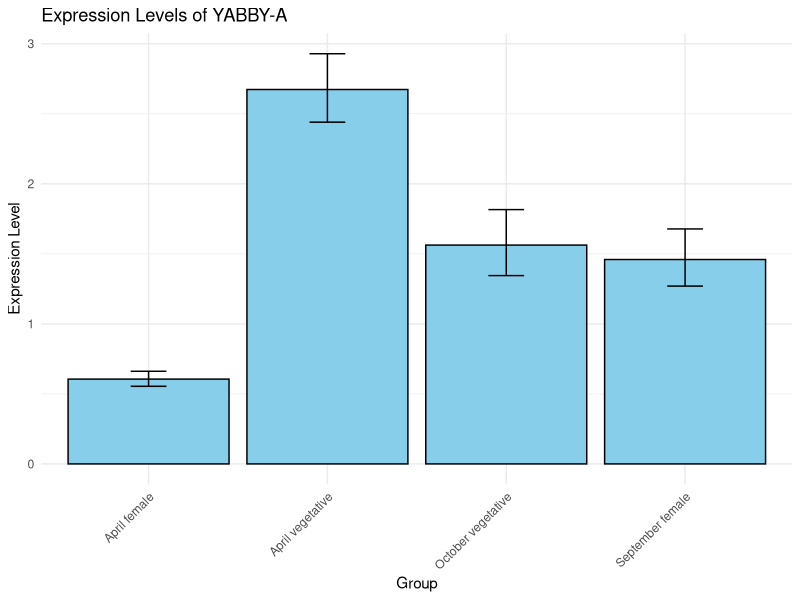
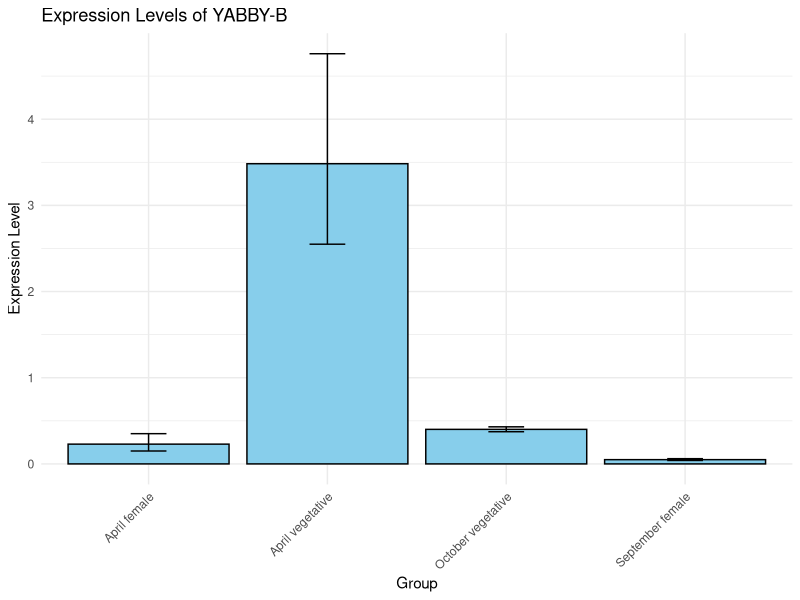
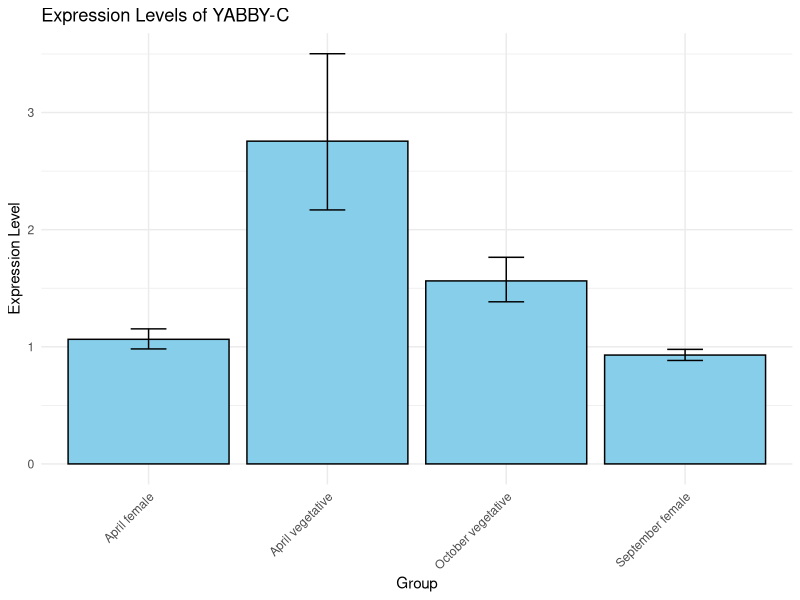

The R source for these figures, in order:
## ---- chunk 1
knitr::opts_chunk$set(echo = TRUE)
## ---- chunk 2
# Load the required library
library(ggplot2)

# Create the dataset
data <- data.frame(
  group = c("April vegetative", "April female", "October vegetative", "September female"),
  expression = c(2.67324, 0.6055, 1.56246, 1.45938),
  err_min = c(2.44008, 0.55416, 1.34457, 1.26953),
  err_max = c(2.92867, 0.66159, 1.81567, 1.67763)
)

# Create the barplot with error bars
YabA <- ggplot(data, aes(x = group, y = expression)) +
  geom_bar(stat = "identity", fill = "skyblue", color = "black") +
  geom_errorbar(aes(ymin = err_min, ymax = err_max), width = 0.2) +
  labs(
    title = "Expression Levels of YABBY-A",
    x = "Group",
    y = "Expression Level"
  ) +
  theme_minimal() +
  theme(axis.text.x = element_text(angle = 45, hjust = 1))

pdf(file = "/home/st-analysis_home/sami.saarenpaa/runs/Spruce/YABBYA_qPCR.pdf", width = 8, height = 6)
YabA
dev.off()

## ---- chunk 3
# Data
data <- data.frame(
  group = rep(c("April vegetative", "April female", "October vegetative", "September female"), each = 3),
  expression = c(2.22727, 2.93148, 2.92585,  # April vegetative
                 0.56273, 0.54618, 0.72227,  # April female
                 2.06966, 1.48787, 1.2387,  # October vegetative
                 1.46967, 1.85117, 1.14247)  # September female
)

# Perform ANOVA
anova_result <- aov(expression ~ group, data = data)
summary(anova_result)

# Perform pairwise t-tests
pairwise_t <- pairwise.t.test(data$expression, data$group, p.adjust.method = "bonferroni")
pairwise_t


## ---- chunk 4
# Load the required library
library(ggplot2)

# Create the dataset
data <- data.frame(
  group = c("April vegetative", "April female", "October vegetative", "September female"),
  expression = c(3.4833, 0.22945, 0.40087, 0.04945),
  err_min = c(2.54932, 0.15002, 0.37358, 0.04031),
  err_max = c(4.75947, 0.35095, 0.43014, 0.06066)
)


# Create the barplot with error bars
YabB <- ggplot(data, aes(x = group, y = expression)) +
  geom_bar(stat = "identity", fill = "skyblue", color = "black") +
  geom_errorbar(aes(ymin = err_min, ymax = err_max), width = 0.2) +
  labs(
    title = "Expression Levels of YABBY-B",
    x = "Group",
    y = "Expression Level"
  ) +
  theme_minimal() +
  theme(axis.text.x = element_text(angle = 45, hjust = 1))

pdf(file = "/home/st-analysis_home/sami.saarenpaa/runs/Spruce/YABBYB_qPCR.pdf", width = 8, height = 6)
YabB
dev.off()
## ---- chunk 5
# Data
data <- data.frame(
  group = rep(c("April vegetative", "April female", "October vegetative", "September female"), each = 3),
  expression = c(3.3529, 6.09043, 2.06969,  # April vegetative
                 0.13791, 0.16416, 0.5336,  # April female
                 0.42684, 0.43336, 0.34825,  # October vegetative
                 0.06457, 0.05658, 0.03309)  # September female
)

# Perform ANOVA
anova_result <- aov(expression ~ group, data = data)
summary(anova_result)

# Perform pairwise t-tests
pairwise_t <- pairwise.t.test(data$expression, data$group, p.adjust.method = "bonferroni")
pairwise_t


## ---- chunk 6
# Load the required library
library(ggplot2)

# Create the dataset
data <- data.frame(
  group = c("April vegetative", "April female", "October vegetative", "September female"),
  expression = c(2.7556, 1.06385, 1.56246, 0.92938),
  err_min = c(2.16823, 0.98173, 1.38391, 0.88329),
  err_max = c(3.50209, 1.15284, 1.76406, 0.97788)
)

# Create the barplot with error bars
YabC <- ggplot(data, aes(x = group, y = expression)) +
  geom_bar(stat = "identity", fill = "skyblue", color = "black") +
  geom_errorbar(aes(ymin = err_min, ymax = err_max), width = 0.2) +
  labs(
    title = "Expression Levels of YABBY-C",
    x = "Group",
    y = "Expression Level"
  ) +
  theme_minimal() +
  theme(axis.text.x = element_text(angle = 45, hjust = 1))

pdf(file = "/home/st-analysis_home/sami.saarenpaa/runs/Spruce/YABBYC_qPCR.pdf", width = 8, height = 6)
YabC
dev.off()

## ---- chunk 7
# Data
data <- data.frame(
  group = rep(c("April vegetative", "April female", "October vegetative", "September female"), each = 3),
  expression = c(3.0624, 3.91917, 1.74338,  # April vegetative
                 1.09361, 1.20343, 0.91486,  # April female
                 1.47273, 1.31257, 1.97326,  # October vegetative
                 1.00741, 0.94195, 0.84596)  # September female
)

# Perform ANOVA
anova_result <- aov(expression ~ group, data = data)
summary(anova_result)

# Perform pairwise t-tests
pairwise_t <- pairwise.t.test(data$expression, data$group, p.adjust.method = "bonferroni")
pairwise_t


